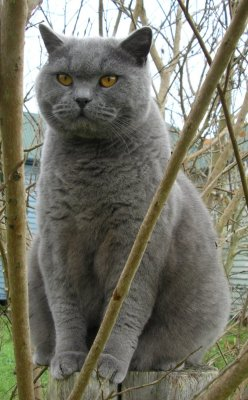
#> input picture images/cat.jpg, 248 x 400 px
$ jupyter execute 02_Image_Processing.ipynb   (shell and % lines are left out)   (older library calls are emulated)
#> lines starting #> are read from the running program, lines starting #| are printed output that depends on the picture; after the words box and inside, x2 and y2 are one past the last pixel; in counts of white or black regions, pixels touching at a corner belong together; long printed decimals are rounded
# OpenCV - Image Processing

[cell 1]
import numpy as np
import matplotlib.pyplot as plt
import cv2

## Version

[cell 2]
print(cv2.__version__)

## Images

[cell 3]
image = cv2.imread('../images/cat.jpg')
#> image is the input picture: shape (400, 248, 3); mean B, G, R 103.4, 116.7, 117.6
image = cv2.cvtColor(image,cv2.COLOR_BGR2RGB)
plt.imshow(image)
print(image.shape)
#| (400, 248, 3)

[cell 4]
gray_image = cv2.cvtColor(image,cv2.COLOR_BGR2GRAY)
plt.imshow(gray_image, cmap='gray')
print(gray_image.shape)
#| (400, 248)

## Resizing

[cell 5]
smaller_image = cv2.resize(image, (30, 50), interpolation=cv2.INTER_LINEAR)
plt.imshow(smaller_image)
print(smaller_image.shape)
#| (50, 30, 3)

## Translation

$$
\begin{pmatrix} x_{new} \\ y_{new} \end{pmatrix}
=
\begin{pmatrix} 1 & 0 & x_t \\ 0 & 1 & y_t \end{pmatrix}
\begin{pmatrix}
{ x_{old} \\ y_{old} \\ 1 }
\end{pmatrix}
$$

[cell 6]
rows, cols, channel = image.shape
#> rows = 400; cols = 248; channel = 3
translation_matrix = np.float32([[1,0,50], [0,1,-80]])
translated_image = cv2.warpAffine(image, translation_matrix, (cols, rows))
plt.imshow(translated_image)
print(translation_matrix)

## Rotation

$$
\begin{pmatrix} x_{new} \\ y_{new} \end{pmatrix}
=
\begin{pmatrix}
\alpha & \beta & (1-\alpha) \cdot c_x - \beta \cdot c_y \\
-\beta & \alpha & \beta \cdot c_x + (1-\alpha) \cdot c_y
\end{pmatrix}
\begin{pmatrix}
{ x_{old} \\ y_{old} \\ 1 }
\end{pmatrix} \\
\alpha = scale \times \cos \theta \\
\beta = scale \times \sin \theta
$$
- See https://cristianpb.github.io/blog/image-rotation-opencv for more information.

[cell 7]
rows, cols, channel = image.shape
rotation_matrix = cv2.getRotationMatrix2D((cols/2, rows/2), 45, 1)
rotated_image = cv2.warpAffine(image, rotation_matrix, (cols, rows))
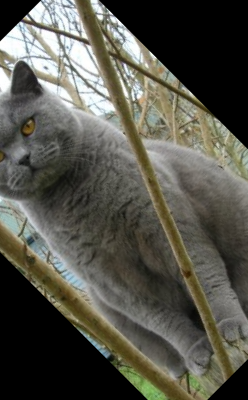
#> rotated_image: shape (400, 248, 3); mean R, G, B 85.3, 84.4, 74.8
plt.imshow(rotated_image)
print(rotation_matrix)
#| [[   0.7071    0.7071 -105.103 ]
#|  [  -0.7071    0.7071  146.260]]

### Calculation of rotation matrix

[cell 8]
import math

scale = 1.0
theta = 45 / 180 * math.pi
alpha = scale * math.cos(theta)
beta = scale * math.sin(theta)

[cell 9]
print(np.array([[alpha, beta, (1 - alpha) * cols / 2 - beta * rows / 2],
                [-beta, alpha, beta * cols / 2 + (1 - alpha) * rows / 2]]))
#| [[   0.7071    0.7071 -105.103 ]
#|  [  -0.7071    0.7071  146.260]]

## Affine Transformation

[cell 10]
pts1 = np.float32([[0, 0], [cols, 0], [0, rows]])
#> pts1 = [[0, 0], [248, 0], [0, 400]]
pts2 = np.float32([[0, 100], [cols-100, 0], [cols/2, rows]])
#> pts2 = [[0, 100], [148, 0], [124, 400]]
affine_matrix = cv2.getAffineTransform(pts1,pts2)
affined_image = cv2.warpAffine(image, affine_matrix, (cols, rows))
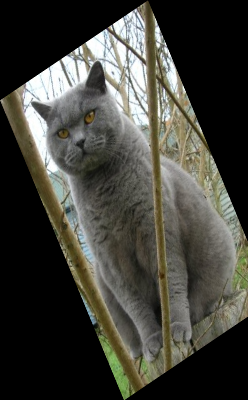
#> affined_image: shape (400, 248, 3); mean R, G, B 66.3, 65.9, 58.6
_ = plt.imshow(affined_image)

## Perspective Transformation

[cell 11]
pts1 = np.float32([[0, 0], [cols, 0], [0, rows], [cols, rows]])
pts2 = np.float32([[10, 20], [cols-10, 40], [80, rows-10], [cols-50, rows-100]])
perspective_matrix = cv2.getPerspectiveTransform(pts1, pts2)
perspective_image = cv2.warpPerspective(image, perspective_matrix, (cols, rows))
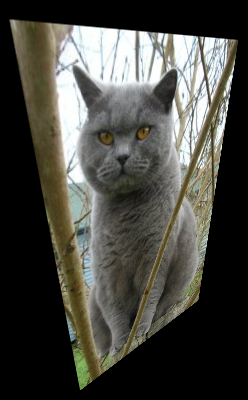
#> perspective_image: shape (400, 248, 3); mean R, G, B 71.4, 71.1, 64.7
_ = plt.imshow(perspective_image)

## Image Thresholding

[cell 12]
image = cv2.imread('../images/sudoku.jpg')
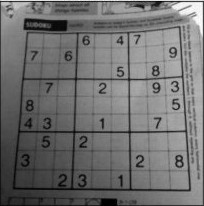
#> input picture images/sudoku.jpg, 204 x 206 px
#> image is the input picture: shape (206, 204, 3); min 0, max 255, mean 111.4
gray_image = cv2.cvtColor(image,cv2.COLOR_BGR2GRAY)
#> gray_image: shape (206, 204)
_ = plt.imshow(image, cmap='gray')

### Simple Thresholding

[cell 13]
plt.figure(figsize=(20, 5))
for i, threshold in enumerate(range(50, 200, 30)):
    threshold_value, binarized_image = cv2.threshold(gray_image, threshold, 255, cv2.THRESH_BINARY)
    plt.subplot(1, 5, i + 1)
    plt.title('t=' + str(threshold))
    plt.imshow(binarized_image, cmap='gray')
#> this loop made 5 passes
#> threshold_value on passes 1 to 5: 50, 80, 110, 140, 170
#> pass 1, `threshold_value, binarized_image = cv2.threshold(gray_image, threshold..`:
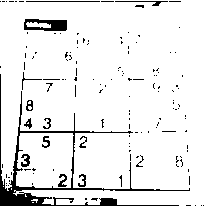
#> binarized_image: shape (206, 204); 91.8% white; 140 black regions (126 under 20 px), largest, box (x1, y1, x2, y2) and area: (0, 74, 190, 206) 1966, (24, 19, 67, 31) 356, (115, 1, 168, 6) 76

### Otsu’s Binarization

[cell 14]
threshold_value, adaptive_3 = cv2.threshold(gray_image, 0, 255, cv2.THRESH_BINARY + cv2.THRESH_OTSU)
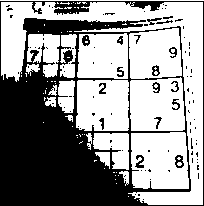
#> adaptive_3: shape (206, 204); 58.5% white; 103 black regions (86 under 20 px), largest, box (x1, y1, x2, y2) and area: (0, 1, 204, 206) 16466, (175, 155, 184, 168) 70, (135, 155, 144, 168) 67
#> threshold_value = 105
plt.imshow(adaptive_3, cmap='gray')
print('t =', threshold_value)
#| t = 105.0

[cell 15]
def histogram(image):
    hist = np.zeros(shape=(256,), dtype=np.int32)

    for i in range(256):
        # Get the number of pixels that pixel value is i.
        hist[i] = len(image[image == i])
#> after the loop, hist = 256 values, max 445 at index 115, min 1 at index 198, mean 164.2

    return hist

plt.plot(list(range(256)), histogram(gray_image))
plt.show()
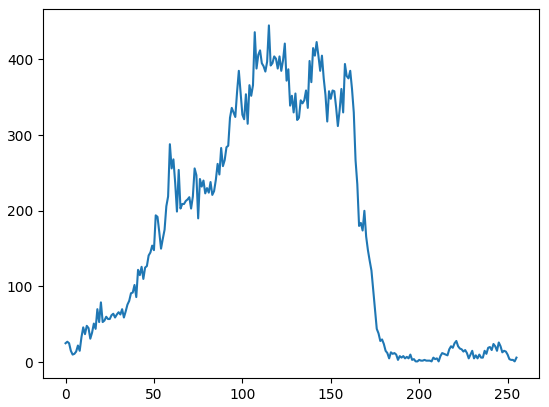
#> figure drawn by matplotlib, 1 panel; curve peaks at x = 115, y = 445

### Adaptive Thresholding

[cell 16]
block_size = 21
offset = 10
adaptive_1 = cv2.adaptiveThreshold(gray_image, 255,
                                   cv2.ADAPTIVE_THRESH_MEAN_C, cv2.THRESH_BINARY,
                                   block_size, offset)
#> adaptive_1: shape (206, 204); 79.3% white; 196 black regions (143 under 20 px), largest, box (x1, y1, x2, y2) and area: (12, 26, 191, 192) 2904, (0, 1, 204, 204) 1653, (92, 12, 196, 29) 672
adaptive_2 = cv2.adaptiveThreshold(gray_image, 255,
                                   cv2.ADAPTIVE_THRESH_GAUSSIAN_C, cv2.THRESH_BINARY,
                                   block_size, offset)
#> adaptive_2: shape (206, 204); 81% white; black in thin lines or dots
plt.figure(figsize=(20, 5))
plt.subplot(1, 3, 1)
plt.imshow(gray_image, cmap='gray')
plt.subplot(1, 3, 2)
plt.imshow(adaptive_1, cmap='gray')
plt.subplot(1, 3, 3)
_ = plt.imshow(adaptive_2, cmap='gray')

## Image Blurring

[cell 17]
blurred_image_1 = cv2.blur(gray_image, (5, 5))
blurred_image_2 = cv2.GaussianBlur(gray_image, (5, 5), 0)

plt.figure(figsize=(20, 5))
plt.subplot(1, 2, 1)
plt.imshow(blurred_image_1, cmap='gray')
plt.subplot(1, 2, 2)
_ = plt.imshow(blurred_image_2, cmap='gray')

## Morphological Transformations

[cell 18]
kernel = np.ones((5, 5), np.uint8)
mask_image = cv2.imread('../images/mask_1.png')
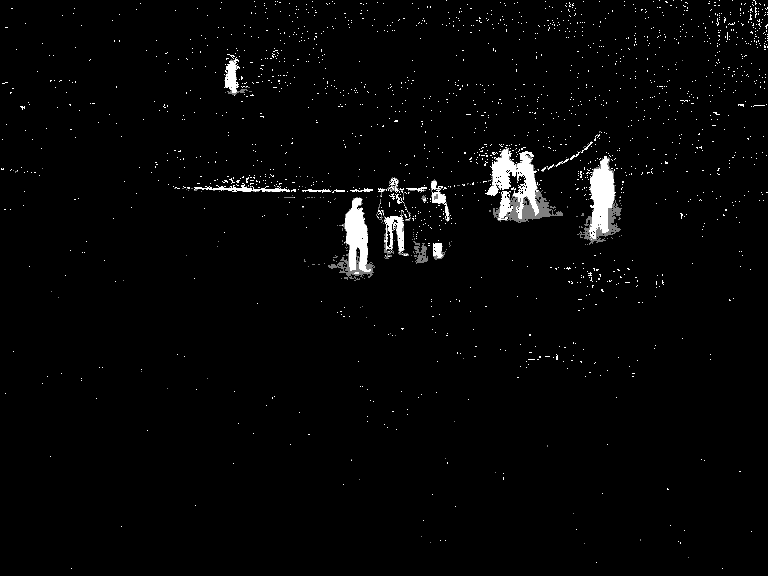
#> input picture images/mask_1.png, 768 x 576 px
#> mask_image is the input picture: shape (576, 768, 3); min 0, max 255, mean 5.8
mask_image = cv2.cvtColor(mask_image, cv2.COLOR_BGR2GRAY)
#> mask_image: shape (576, 768)
_, mask_image = cv2.threshold(mask_image, 250, 255, cv2.THRESH_BINARY)
#> mask_image: shape (576, 768); 2% white; 1668 white regions (1650 under 20 px), largest, box (x1, y1, x2, y2) and area: (485, 148, 539, 219) 1548, (589, 156, 616, 239) 1329, (345, 198, 371, 272) 1160

eroded_image = cv2.erode(mask_image, kernel, iterations = 1)
#> eroded_image: shape (576, 768); 0.45% white; 17 white regions (12 under 20 px), largest, box (x1, y1, x2, y2) and area: (592, 162, 612, 230) 781, (347, 200, 366, 268) 610, (494, 152, 514, 187) 226, (520, 158, 534, 201) 204, (227, 65, 234, 85) 78
dilated_image = cv2.dilate(mask_image, kernel, iterations = 1)
#> dilated_image: shape (576, 768); 10.7% white; 591 white regions (3 under 20 px), largest, box (x1, y1, x2, y2) and area: (462, 130, 612, 222) 4624, (375, 175, 458, 259) 3148, (573, 146, 638, 242) 2811
opened_image = cv2.morphologyEx(mask_image, cv2.MORPH_OPEN, kernel)
#> opened_image: shape (576, 768); 0.92% white; 13 white regions, largest, box (x1, y1, x2, y2) and area: (590, 160, 614, 232) 1197, (345, 198, 368, 270) 1122, (518, 153, 536, 203) 495
closed_image = cv2.morphologyEx(mask_image, cv2.MORPH_CLOSE, kernel)
#> closed_image: shape (576, 768); 3% white; 957 white regions (922 under 20 px), largest, box (x1, y1, x2, y2) and area: (474, 144, 541, 220) 2737, (577, 152, 622, 240) 1681, (342, 198, 371, 274) 1299

plt.figure(figsize=(20, 10))

title = ['Original image', 'Eroded image', 'Dilated image', None, 'Eroded & dilated image', 'Dilated & eroded image']
images = [mask_image, eroded_image, dilated_image, None, opened_image, closed_image]

for i in range(6):
    if title[i] is not None:
        plt.subplot(2, 3, i + 1)
        plt.title(title[i])
        plt.imshow(images[i], cmap='gray')

## Image Gradients

$$
kernel_{laplacian} = \begin{bmatrix} 0 & 1 & 0 \\ 1 & -4 & 1 \\ 0 & 1 & 0 \end{bmatrix},\quad
kernel^x_{sobel} = \begin{bmatrix} -1 & 0 & 1 \\ -2 & 0 & 2 \\ -1 & 0 & 1 \end{bmatrix},\quad
kernel^y_{sobel} = \begin{bmatrix} 1 & 2 & 1 \\ 0 & 0 & 0 \\ -1 & -2 & -1 \end{bmatrix}.
$$

[cell 19]
laplacian = cv2.Laplacian(gray_image, cv2.CV_32F)
sobel_x = cv2.Sobel(gray_image, cv2.CV_32F, 1, 0, ksize=5)
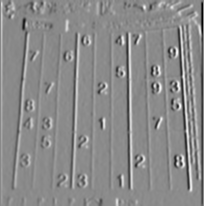
#> sobel_x: shape (206, 204) float32; min -6307, max 5349, mean 32; drawn with min black and max white
sobel_y = cv2.Sobel(gray_image, cv2.CV_32F, 0, 1, ksize=5)
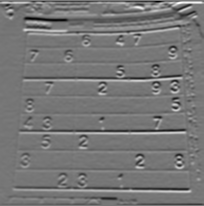
#> sobel_y: shape (206, 204) float32; min -5900, max 6659, mean -38.4; drawn with min black and max white

images = [gray_image, laplacian, sobel_x, sobel_y]
titles = ['Original', 'Laplacian', 'Sobel X', 'Sobel Y']
plt.figure(figsize=(20, 5))

for i in range(4):
    plt.subplot(1, 4, i + 1)
    plt.imshow(images[i], cmap='gray')
    plt.title(titles[i])

plt.show()
